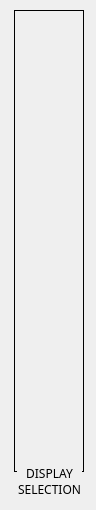
<?xml version="1.0" encoding="UTF-8"?>
<ui version="4.0">
 <class>zone_displaySelection</class>
 <widget class="QWidget" name="zone_displaySelection">
  <property name="geometry">
   <rect>
    <x>0</x>
    <y>0</y>
    <width>96</width>
    <height>510</height>
   </rect>
  </property>
  <property name="minimumSize">
   <size>
    <width>96</width>
    <height>510</height>
   </size>
  </property>
  <property name="maximumSize">
   <size>
    <width>96</width>
    <height>510</height>
   </size>
  </property>
  <property name="windowTitle">
   <string>Form</string>
  </property>
  <widget class="QFrame" name="frame">
   <property name="geometry">
    <rect>
     <x>14</x>
     <y>10</y>
     <width>70</width>
     <height>462</height>
    </rect>
   </property>
   <property name="frameShape">
    <enum>QFrame::Shape::Box</enum>
   </property>
   <property name="frameShadow">
    <enum>QFrame::Shadow::Plain</enum>
   </property>
   <layout class="QVBoxLayout" name="verticalLayout">
    <item>
     <widget class="QPushButton" name="AIR">
      <property name="sizePolicy">
       <sizepolicy hsizetype="Fixed" vsizetype="Fixed">
        <horstretch>0</horstretch>
        <verstretch>0</verstretch>
       </sizepolicy>
      </property>
      <property name="minimumSize">
       <size>
        <width>50</width>
        <height>50</height>
       </size>
      </property>
      <property name="maximumSize">
       <size>
        <width>50</width>
        <height>50</height>
       </size>
      </property>
      <property name="styleSheet">
       <string notr="true">QPushButton {image: url(':/display_selection/img/Display Selection/air.png')}
QPushButton:checked {image: url(':/display_selection/img/Display Selection/air_pressed.png')}</string>
      </property>
      <property name="text">
       <string/>
      </property>
      <property name="checkable">
       <bool>true</bool>
      </property>
      <property name="flat">
       <bool>true</bool>
      </property>
     </widget>
    </item>
    <item>
     <widget class="QPushButton" name="SURF">
      <property name="sizePolicy">
       <sizepolicy hsizetype="Fixed" vsizetype="Fixed">
        <horstretch>0</horstretch>
        <verstretch>0</verstretch>
       </sizepolicy>
      </property>
      <property name="minimumSize">
       <size>
        <width>50</width>
        <height>50</height>
       </size>
      </property>
      <property name="maximumSize">
       <size>
        <width>50</width>
        <height>50</height>
       </size>
      </property>
      <property name="styleSheet">
       <string notr="true">QPushButton {image: url(':/display_selection/img/Display Selection/surf.png')}
QPushButton:checked {image: url(':/display_selection/img/Display Selection/surf_pressed.png')}</string>
      </property>
      <property name="text">
       <string/>
      </property>
      <property name="checkable">
       <bool>true</bool>
      </property>
      <property name="flat">
       <bool>true</bool>
      </property>
     </widget>
    </item>
    <item>
     <widget class="QPushButton" name="SUB_SURF">
      <property name="sizePolicy">
       <sizepolicy hsizetype="Fixed" vsizetype="Fixed">
        <horstretch>0</horstretch>
        <verstretch>0</verstretch>
       </sizepolicy>
      </property>
      <property name="minimumSize">
       <size>
        <width>50</width>
        <height>50</height>
       </size>
      </property>
      <property name="maximumSize">
       <size>
        <width>50</width>
        <height>50</height>
       </size>
      </property>
      <property name="styleSheet">
       <string notr="true">QPushButton {image: url(':/display_selection/img/Display Selection/sub_surf.png')}
QPushButton:checked {image: url(':/display_selection/img/Display Selection/sub_surf_pressed.png')}</string>
      </property>
      <property name="text">
       <string/>
      </property>
      <property name="checkable">
       <bool>true</bool>
      </property>
      <property name="flat">
       <bool>true</bool>
      </property>
     </widget>
    </item>
    <item>
     <widget class="QPushButton" name="REF_POS">
      <property name="sizePolicy">
       <sizepolicy hsizetype="Fixed" vsizetype="Fixed">
        <horstretch>0</horstretch>
        <verstretch>0</verstretch>
       </sizepolicy>
      </property>
      <property name="minimumSize">
       <size>
        <width>50</width>
        <height>50</height>
       </size>
      </property>
      <property name="maximumSize">
       <size>
        <width>50</width>
        <height>50</height>
       </size>
      </property>
      <property name="styleSheet">
       <string notr="true">QPushButton {image: url(':/display_selection/img/Display Selection/ref_pos.png')}
QPushButton:checked {image: url(':/display_selection/img/Display Selection/ref_pos_pressed.png')}</string>
      </property>
      <property name="text">
       <string/>
      </property>
      <property name="checkable">
       <bool>true</bool>
      </property>
      <property name="flat">
       <bool>true</bool>
      </property>
     </widget>
    </item>
    <item>
     <widget class="QPushButton" name="BEAR_SEL">
      <property name="sizePolicy">
       <sizepolicy hsizetype="Fixed" vsizetype="Fixed">
        <horstretch>0</horstretch>
        <verstretch>0</verstretch>
       </sizepolicy>
      </property>
      <property name="minimumSize">
       <size>
        <width>50</width>
        <height>50</height>
       </size>
      </property>
      <property name="maximumSize">
       <size>
        <width>50</width>
        <height>50</height>
       </size>
      </property>
      <property name="styleSheet">
       <string notr="true">QPushButton {image: url(':/display_selection/img/Display Selection/bear_sel.png')}
QPushButton:checked {image: url(':/display_selection/img/Display Selection/bear_sel_pressed.png')}</string>
      </property>
      <property name="text">
       <string/>
      </property>
      <property name="checkable">
       <bool>true</bool>
      </property>
      <property name="flat">
       <bool>true</bool>
      </property>
     </widget>
    </item>
    <item>
     <widget class="QPushButton" name="LINK_SEL">
      <property name="sizePolicy">
       <sizepolicy hsizetype="Fixed" vsizetype="Fixed">
        <horstretch>0</horstretch>
        <verstretch>0</verstretch>
       </sizepolicy>
      </property>
      <property name="minimumSize">
       <size>
        <width>50</width>
        <height>50</height>
       </size>
      </property>
      <property name="maximumSize">
       <size>
        <width>50</width>
        <height>50</height>
       </size>
      </property>
      <property name="styleSheet">
       <string notr="true">QPushButton {image: url(':/display_selection/img/Display Selection/link_sel.png')}
QPushButton:checked {image: url(':/display_selection/img/Display Selection/link_sel_pressed.png')}</string>
      </property>
      <property name="text">
       <string/>
      </property>
      <property name="checkable">
       <bool>true</bool>
      </property>
      <property name="flat">
       <bool>true</bool>
      </property>
     </widget>
    </item>
    <item>
     <widget class="QPushButton" name="WARF_SEL">
      <property name="sizePolicy">
       <sizepolicy hsizetype="Fixed" vsizetype="Fixed">
        <horstretch>0</horstretch>
        <verstretch>0</verstretch>
       </sizepolicy>
      </property>
      <property name="minimumSize">
       <size>
        <width>50</width>
        <height>50</height>
       </size>
      </property>
      <property name="maximumSize">
       <size>
        <width>50</width>
        <height>50</height>
       </size>
      </property>
      <property name="styleSheet">
       <string notr="true">QPushButton {image: url(':/display_selection/img/Display Selection/warf_sel.png')}
QPushButton:checked {image: url(':/display_selection/img/Display Selection/warf_sel_pressed.png')}</string>
      </property>
      <property name="text">
       <string/>
      </property>
      <property name="checkable">
       <bool>true</bool>
      </property>
      <property name="flat">
       <bool>true</bool>
      </property>
     </widget>
    </item>
    <item>
     <widget class="QPushButton" name="FIG">
      <property name="sizePolicy">
       <sizepolicy hsizetype="Fixed" vsizetype="Fixed">
        <horstretch>0</horstretch>
        <verstretch>0</verstretch>
       </sizepolicy>
      </property>
      <property name="minimumSize">
       <size>
        <width>50</width>
        <height>50</height>
       </size>
      </property>
      <property name="maximumSize">
       <size>
        <width>50</width>
        <height>50</height>
       </size>
      </property>
      <property name="styleSheet">
       <string notr="true">QPushButton {image: url(':/display_selection/img/Display Selection/fig.png')}
QPushButton:checked {image: url(':/display_selection/img/Display Selection/fig_pressed.png')}</string>
      </property>
      <property name="text">
       <string/>
      </property>
      <property name="checkable">
       <bool>true</bool>
      </property>
      <property name="flat">
       <bool>true</bool>
      </property>
     </widget>
    </item>
   </layout>
  </widget>
  <widget class="QLabel" name="label">
   <property name="geometry">
    <rect>
     <x>17</x>
     <y>465</y>
     <width>65</width>
     <height>39</height>
    </rect>
   </property>
   <property name="font">
    <font>
     <family>Bahnschrift</family>
    </font>
   </property>
   <property name="autoFillBackground">
    <bool>true</bool>
   </property>
   <property name="text">
    <string>DISPLAY SELECTION</string>
   </property>
   <property name="alignment">
    <set>Qt::AlignmentFlag::AlignHCenter|Qt::AlignmentFlag::AlignTop</set>
   </property>
   <property name="wordWrap">
    <bool>true</bool>
   </property>
  </widget>
 </widget>
 <resources/>
 <connections/>
</ui>
